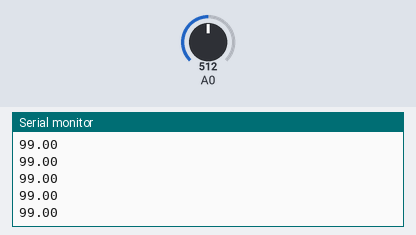
Bench run of a sketch on a simulated Arduino Uno, built with avr-gcc and run on an emulated ATmega328P. Shown: the last lines printed to the serial monitor. Inputs (shaded band) come from the test bench; at power-on: A0 = 512.

Above: at 1.2 s.
1.3 s: A0 set to 716
At 2.3 s:
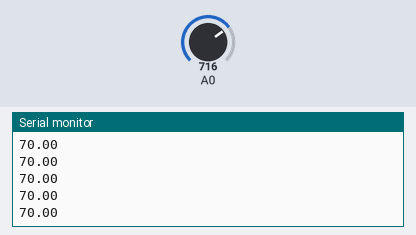
2.8 s: A0 set to 306
At 3.7 s:
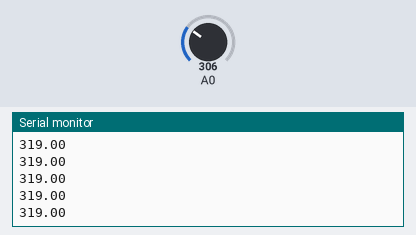
Timing chart, 0 to 5.8 s (numbered marks = the images above; inputs shaded):
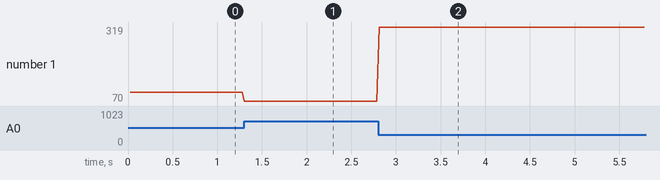

Measured:
- after the input at 1.3 s, the serial monitor: prints a new line at once (image 1)
- after the input at 2.8 s, the serial monitor: prints a new line at once (image 2)
- plotted number 1: 99 → 70 after the input at 1.3 s, 70 → 319 after the input at 2.8 s

The sketch:

lookup_table_method.ino
```cpp
//SHARP GP2Y0A02
//Yellow Vout
//Black GND
//Red 5V
//100~550, 70~550

extern float distance[];
extern float voltage[];

typedef struct {
  float maxDistance;  //cm
  float minDistance;  //cm
  float offset; //cm
  float distance; //cm,
  int frequency;  //Hz
  int pin;
}SHARP;

SHARP Sharp = {150, 20, 0, 0, 40, A0};

void getDistance(SHARP* Sharp) {
  float v = analogRead(Sharp->pin);
  v = v / 1024.0 * 5;
  int index = 0;
  for(index = 0; index < 49; index++) {
    if(v >= voltage[index]) {
      break;
    }
  }
  if(index == 0) {
    Sharp->distance = 70;
  } else if(index == 49) {
    Sharp->distance = 550;
  } else {
    Sharp->distance = map(v, voltage[index], voltage[index-1], distance[index], distance[index-1]);
  }
}

void setup() {
  Serial.begin(115200);
}

void loop() {
  static unsigned long lastTime = millis();
  if(millis() - lastTime > 1000/Sharp.frequency) {
    lastTime = millis();
    getDistance(&Sharp);
    Serial.println(Sharp.distance);
  }
}
```

data1.ino
```cpp
float distance[] = {
70,
80,
90,
100,
110,
120,
130,
140,
150,
160,
170,
180,
190,
200,
210,
220,
230,
240,
250,
260,
270,
280,
290,
300,
310,
320,
330,
340,
350,
360,
370,
380,
390,
400,
410,
420,
430,
440,
450,
460,
470,
480,
490,
500,
510,
520,
530,
540,
550
};
```

data2.ino
```cpp
//float voltage[14] = {2.5, 2, 1.55, 1.25, 1.1, 0.85, 0.8, 0.73, 0.7, 0.65, 0.6, 0.5, 0.45, 0.4};

float voltage[] = {
 2.9345703125,
 2.67578125,
 2.548828125,
 2.3486328125,
 2.2216796875,
 2.1337890625,
 2.0751953125,
 2.041015625,
 2.01171875,
 1.97265625,
 1.923828125,
 1.865234375,
 1.8115234375,
 1.767578125,
 1.728515625,
 1.7138671875,
 1.6748046875,
 1.66015625,
 1.62109375,
 1.6015625,
 1.58203125,
 1.5625,
 1.5478515625,
 1.5283203125,
 1.5087890625,
 1.4892578125,
 1.484375,
 1.4794921875,
 1.474609375,
 1.46484375,
 1.4501953125,
 1.4404296875,
 1.42578125,
 1.416015625,
 1.40625,
 1.396484375,
 1.3916015625,
 1.38671875,
 1.376953125,
 1.3720703125,
 1.3623046875,
 1.357421875,
 1.3525390625,
 1.34765625,
 1.3427734375,
 1.337890625,
 1.3330078125,
 1.318359375,
 1.3134765625,
};
```
